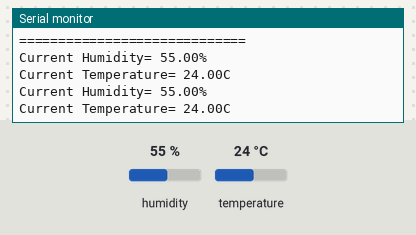
The sketch below on a simulated Arduino Uno, built with avr-gcc and run on an emulated ATmega328P. On the bench: the last lines printed to the serial monitor. Inputs (shaded band) come from the test bench; at power-on: humidity 55 %, temperature 24 °C.

Above: at 1.9 s.
2.0 s: humidity set to 22 %
At 3.8 s:
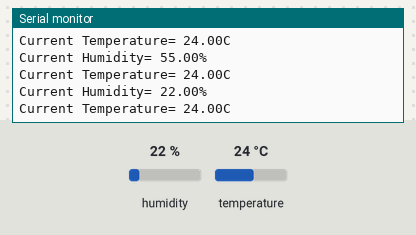
5.2 s: temperature set to 12 °C
At 6.2 s:
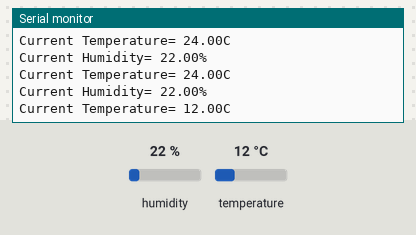
8.4 s: humidity set to 40 %
At 10.0 s:
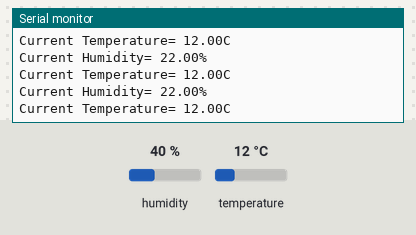
Timing chart, 0 to 11.5 s (numbered marks = the images above; inputs shaded):
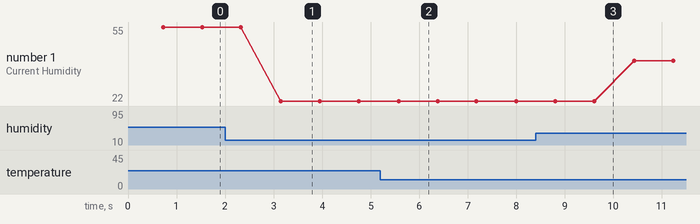

The sketch:

DHT11.ino
```cpp
#include "DHT.h"
#define DHTTYPE DHT11
#define dht_dpin 11

DHT dht(dht_dpin, DHTTYPE);

void setup() {
  dht.begin();
  Serial.begin(9600);
  Serial.println("Humidity and Temperature \n\n");
  Serial.println("=============================");
  delay(700);
}

void loop() {
  float h = dht.readHumidity();
  float t = dht.readTemperature();
  Serial.print("Current Humidity= ");
  Serial.print(h);
  Serial.println("% ");
  Serial.print("Current Temperature= ");
  Serial.print(t);
  Serial.println("C ");
  delay(800);
}
```

Measured:
- after the input at 2.0 s, the serial monitor: prints a new line after 1.2 s (image 1)
- after the input at 5.2 s, the serial monitor: prints a new line after 0.41 s (image 2)
- plotted number 1: 55 → 22 after the input at 2.0 s, 22 → 40 after the input at 8.4 s
